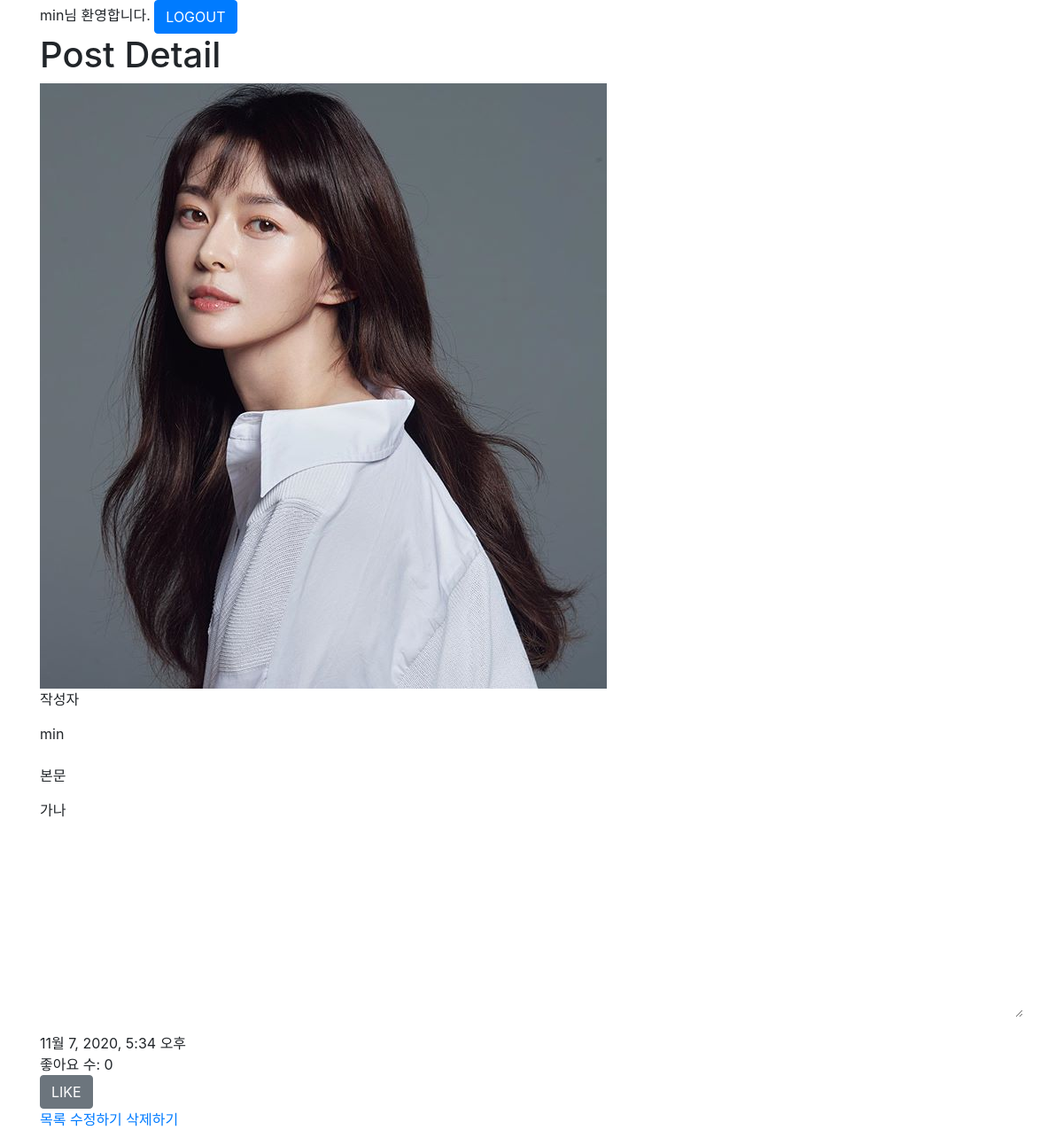
Page /posts/7/ (signed in) on the committed database.
### posts/models.py (models this page shows, shortened)
class Post(models.Model):
    user=models.ForeignKey(User,on_delete=models.CASCADE,null=False)
    body=models.TextField()
    created_at=models.DateTimeField()
    image = models.ImageField(upload_to='post', null=True)
    liked_users=models.ManyToManyField(User,related_name="liked_posts")

### posts/views.py (the view)
# urls.py: path('<int:post_id>/',views.detail,name="detail"),
def detail(request,post_id):
    post=Post.objects.get(id=post_id)
    context={'post':post}
    return render(request,'posts/detail.html',context)

### posts/templates/posts/detail.html (shortened to what this page needs)
{% extends "base.html" %}
{% load static %}
{% block style %}
  <link rel="stylesheet" href="{% static 'posts/style.css'%}" />
{% endblock %}
{% block content %}
  <div class="container">
    <h1>Post Detail</h1>
    {% if post.image %}
      <div>
        <img src="{{ post.image.url }}" alt="Post Image" />
      </div>
    {% endif %}
    <div class="form-group">
      <label for="author">작성자</label>
      <input readonly class="form-control-plaintext" type="text" name="author" value="{{ post.user.get_username }}" />
    </div>
    <div class="form-group">
      <label for="body">본문</label>
      <textarea readonly class="form-control-plaintext" id="body" cols="40" rows="10" name="body">{{ post.body }}</textarea>
    </div>
    <div>{{ post.created_at }}</div>
    <div>좋아요 수: {{ post.liked_users.count }}</div>
    {% if user.is_authenticated %}
      <form action="{% url 'posts:like' post.id %}" method="POST">
        {% if user in post.liked_users.all %}
          <button type="submit" class="btn btn-primary">LIKE</button>
        {% else %}
          <button type="submit" class="btn btn-secondary">LIKE</button>
        {% endif %}
      </form>
    {% endif %}
    <a href="{% url 'posts:index' %}">목록</a>
    {% if user == post.user %}
      <a href="{% url 'posts:edit' post.id %}">수정하기</a>
      <a href="{% url 'posts:delete' post.id %}">삭제하기</a>
    {% endif %}
  </div>
{% endblock %}

### templates/base.html (shortened to what this page needs)
{% load static %}
<!DOCTYPE html>
<html lang="ko">
  <head>
    <link rel="stylesheet" href="https://cdn.jsdelivr.net/npm/bootstrap@4.5.3/dist/css/bootstrap.min.css">
    <link rel="stylesheet" href="{% static 'style.css'%}" />
    {% block style %}
    {% endblock %}
  </head>
  <body>
    {% if user.is_authenticated %}
      <div class="container">
        <form action="{% url 'accounts:logout' %}" method="POST">
          {{ user.get_username }}님 환영합니다.
          <button type="submit" class="btn btn-primary">LOGOUT</button>
        </form>
      </div>
    {% endif %}
    {% block content %}
    {% endblock %}
  </body>
</html>

### static/style.css (style rules this page uses)
* { margin: 0px; padding: 0px; box-sizing: border-box; }

### rows in the picture
Post: image (picture), author "min", body "가나", created_at "11월 7, 2020, 5:34 오후", liked_users.count "0"

### other values in the picture
{{ user.get_username }} "min"
